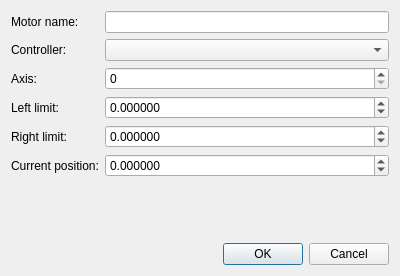
<?xml version="1.0" encoding="UTF-8"?>
<ui version="4.0">
 <class>Dialog</class>
 <widget class="QDialog" name="Dialog">
  <property name="windowModality">
   <enum>Qt::ApplicationModal</enum>
  </property>
  <property name="geometry">
   <rect>
    <x>0</x>
    <y>0</y>
    <width>400</width>
    <height>276</height>
   </rect>
  </property>
  <property name="windowTitle">
   <string>Add a new motor</string>
  </property>
  <property name="windowIcon">
   <iconset resource="../../../resource/icons/icons.qrc">
    <normaloff>:/icons/motor.svg</normaloff>:/icons/motor.svg</iconset>
  </property>
  <layout class="QVBoxLayout" name="verticalLayout">
   <item>
    <layout class="QFormLayout" name="formLayout">
     <item row="0" column="0">
      <widget class="QLabel" name="label">
       <property name="text">
        <string>Motor name:</string>
       </property>
      </widget>
     </item>
     <item row="1" column="0">
      <widget class="QLabel" name="label_2">
       <property name="text">
        <string>Controller:</string>
       </property>
      </widget>
     </item>
     <item row="2" column="0">
      <widget class="QLabel" name="label_3">
       <property name="text">
        <string>Axis:</string>
       </property>
      </widget>
     </item>
     <item row="3" column="0">
      <widget class="QLabel" name="label_4">
       <property name="text">
        <string>Left limit:</string>
       </property>
      </widget>
     </item>
     <item row="4" column="0">
      <widget class="QLabel" name="label_5">
       <property name="text">
        <string>Right limit:</string>
       </property>
      </widget>
     </item>
     <item row="5" column="0">
      <widget class="QLabel" name="label_6">
       <property name="text">
        <string>Current position:</string>
       </property>
      </widget>
     </item>
     <item row="2" column="1">
      <widget class="QSpinBox" name="axisSpinBox"/>
     </item>
     <item row="1" column="1">
      <widget class="QComboBox" name="controllerComboBox"/>
     </item>
     <item row="0" column="1">
      <widget class="QLineEdit" name="motorNameLineEdit"/>
     </item>
     <item row="3" column="1">
      <widget class="QDoubleSpinBox" name="leftLimitDoubleSpinBox">
       <property name="decimals">
        <number>6</number>
       </property>
       <property name="minimum">
        <double>-1000000.000000000000000</double>
       </property>
       <property name="maximum">
        <double>1000000.000000000000000</double>
       </property>
      </widget>
     </item>
     <item row="4" column="1">
      <widget class="QDoubleSpinBox" name="rightLimitDoubleSpinBox">
       <property name="decimals">
        <number>6</number>
       </property>
       <property name="minimum">
        <double>-1000000.000000000000000</double>
       </property>
       <property name="maximum">
        <double>1000000.000000000000000</double>
       </property>
      </widget>
     </item>
     <item row="5" column="1">
      <widget class="QDoubleSpinBox" name="positionDoubleSpinBox">
       <property name="decimals">
        <number>6</number>
       </property>
       <property name="minimum">
        <double>-1000000.000000000000000</double>
       </property>
       <property name="maximum">
        <double>1000000.000000000000000</double>
       </property>
      </widget>
     </item>
    </layout>
   </item>
   <item>
    <widget class="QDialogButtonBox" name="buttonBox">
     <property name="orientation">
      <enum>Qt::Horizontal</enum>
     </property>
     <property name="standardButtons">
      <set>QDialogButtonBox::Cancel|QDialogButtonBox::Ok</set>
     </property>
    </widget>
   </item>
  </layout>
 </widget>
 <tabstops>
  <tabstop>motorNameLineEdit</tabstop>
  <tabstop>controllerComboBox</tabstop>
  <tabstop>axisSpinBox</tabstop>
  <tabstop>leftLimitDoubleSpinBox</tabstop>
  <tabstop>rightLimitDoubleSpinBox</tabstop>
  <tabstop>positionDoubleSpinBox</tabstop>
 </tabstops>
 <resources>
  <include location="../../../resource/icons/icons.qrc"/>
 </resources>
 <connections>
  <connection>
   <sender>buttonBox</sender>
   <signal>accepted()</signal>
   <receiver>Dialog</receiver>
   <slot>accept()</slot>
   <hints>
    <hint type="sourcelabel">
     <x>248</x>
     <y>254</y>
    </hint>
    <hint type="destinationlabel">
     <x>157</x>
     <y>274</y>
    </hint>
   </hints>
  </connection>
  <connection>
   <sender>buttonBox</sender>
   <signal>rejected()</signal>
   <receiver>Dialog</receiver>
   <slot>reject()</slot>
   <hints>
    <hint type="sourcelabel">
     <x>316</x>
     <y>260</y>
    </hint>
    <hint type="destinationlabel">
     <x>286</x>
     <y>274</y>
    </hint>
   </hints>
  </connection>
 </connections>
</ui>
